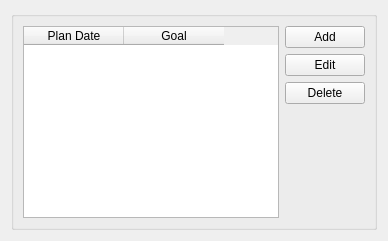
     <widget class="QWidget" name="permanency_tab">
      <attribute name="title">
       <string>Permanency Plan</string>
      </attribute>
      <layout class="QGridLayout" name="gridLayout_4">
       <item row="0" column="0">
        <widget class="QGroupBox" name="permanency_group_box">
         <property name="title">
          <string/>
         </property>
         <layout class="QHBoxLayout" name="horizontalLayout_15">
          <item>
           <widget class="QTableWidget" name="permanency_plans_table">
            <property name="editTriggers">
             <set>QAbstractItemView::NoEditTriggers</set>
            </property>
            <property name="selectionMode">
             <enum>QAbstractItemView::SingleSelection</enum>
            </property>
            <property name="selectionBehavior">
             <enum>QAbstractItemView::SelectRows</enum>
            </property>
            <column>
             <property name="text">
              <string>Plan Date</string>
             </property>
            </column>
            <column>
             <property name="text">
              <string>Goal</string>
             </property>
            </column>
           </widget>
          </item>
          <item>
           <layout class="QVBoxLayout" name="verticalLayout_19">
            <item>
             <widget class="QPushButton" name="permanency_plan_add_button">
              <property name="text">
               <string>Add</string>
              </property>
              <property name="autoDefault">
               <bool>false</bool>
              </property>
             </widget>
            </item>
            <item>
             <widget class="QPushButton" name="permanency_plan_edit_button">
              <property name="text">
               <string>Edit</string>
              </property>
              <property name="autoDefault">
               <bool>false</bool>
              </property>
             </widget>
            </item>
            <item>
             <widget class="QPushButton" name="permanency_plan_delete_button">
              <property name="text">
               <string>Delete</string>
              </property>
              <property name="autoDefault">
               <bool>false</bool>
              </property>
             </widget>
            </item>
            <item>
             <spacer name="verticalSpacer_2">
              <property name="orientation">
               <enum>Qt::Vertical</enum>
              </property>
              <property name="sizeHint" stdset="0">
               <size>
                <width>20</width>
                <height>40</height>
               </size>
              </property>
             </spacer>
            </item>
           </layout>
          </item>
         </layout>
        </widget>
       </item>
      </layout>
     </widget>
